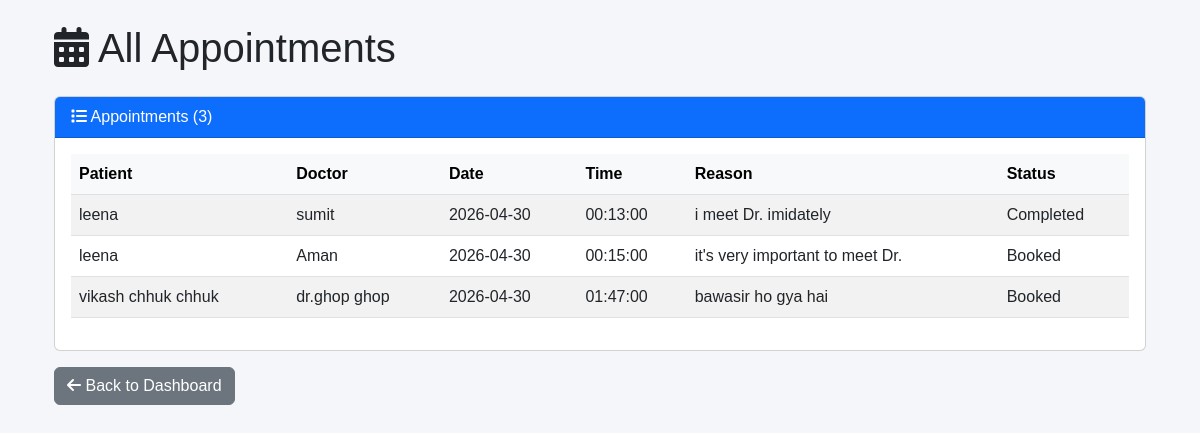
The page /manage-appointments on the database its author committed.
### app/app_models.py (models this page shows, shortened)
class Appointment(db.Model):
    id = db.Column(db.Integer, primary_key=True)
    patient_id = db.Column(db.Integer, db.ForeignKey('patient.id'))
    doctor_id = db.Column(db.Integer, db.ForeignKey('doctor.id'))
    date = db.Column(db.Date)
    time = db.Column(db.Time)
    reason = db.Column(db.Text)
    status = db.Column(db.String(20), default='Booked')
    created_at = db.Column(db.DateTime, default=datetime.utcnow)
    patient = db.relationship('Patient', backref='appointments')
    doctor = db.relationship('Doctor', backref='appointments')
    treatment = db.relationship('Treatment', backref='appointment', uselist=False)

class User(db.Model, UserMixin):
    id = db.Column(db.Integer, primary_key=True)
    name = db.Column(db.String(100), nullable=False)
    email = db.Column(db.String(100), unique=True, nullable=False)
    password = db.Column(db.String(255), nullable=False)
    role = db.Column(db.String(10), nullable=False)
    created_at = db.Column(db.DateTime, default=datetime.utcnow)
    doctor = db.relationship('Doctor', backref='user', uselist=False, cascade='all, delete-orphan')
    patient = db.relationship('Patient', backref='user', uselist=False, cascade='all, delete-orphan')

### app/app_routes.py (the view)
@main.route('/manage-appointments')
def manage_appointments():
    appointments = Appointment.query.all()
    return render_template("admin_appointments.html", appointments=appointments)

### app/templates/admin_appointments.html (shortened to what this page needs)
{% extends "base.html" %}
{% block content %}
<div class="container-fluid mt-4">
    <h1 class="mb-4"><i class="fas fa-calendar-alt"></i> All Appointments</h1>
    {% if appointments %}
    <div class="card">
        <div class="card-header bg-primary text-white">
            <i class="fas fa-list"></i> Appointments ({{ appointments|length }})
        </div>
        <div class="card-body">
            <div class="table-responsive">
                <table class="table table-hover table-striped">
                    <thead class="table-light">
                        <tr>
                            <th>Patient</th>
                            <th>Doctor</th>
                            <th>Date</th>
                            <th>Time</th>
                            <th>Reason</th>
                            <th>Status</th>
                        </tr>
                    </thead>
                    <tbody>
    {% for a in appointments %}
    <tr>
        <td>{{ a.patient.user.name }}</td>
        <td>{{ a.doctor.user.name }}</td>
        <td>{{ a.date }}</td>
        <td>{{ a.time }}</td>
        <td>{{ a.reason or '-' }}</td>
        <td>{{ a.status or 'Pending' }}</td>
    </tr>
    {% endfor %}
</tbody>
                </table>
            </div>
        </div>
    </div>
    {% else %}
    <div class="alert alert-info">
        <i class="fas fa-info-circle"></i> No appointments found.
    </div>
    {% endif %}
    <div class="mt-3">
        <a href="{{ url_for('main.admin_dashboard') }}" class="btn btn-secondary">
            <i class="fas fa-arrow-left"></i> Back to Dashboard
        </a>
    </div>
</div>
{% endblock %}

### app/templates/base.html (shortened to what this page needs)
<!DOCTYPE html>
<html lang="en">
<head>
    <link href="https://cdn.jsdelivr.net/npm/bootstrap@5.3.0/dist/css/bootstrap.min.css" rel="stylesheet">
    <link rel="stylesheet" href="https://cdnjs.cloudflare.com/ajax/libs/font-awesome/6.4.0/css/all.min.css">
</head>
<body>
<div class="container mt-4">
    {% block content %}
    {% endblock %}
</div>
</body>
</html>

### app/templates/base.html (style rules this page uses)
:root { --primary-light: #3b82f6; --text-dark: #1f2937; --text-light: #6b7280; --light-border: #e5e7eb; --light-bg: #f9fafb; }
body { background-color: #f4f6f9; font-family: Arial, sans-serif; }

### rows shown on the page
Appointment: patient.user.name "leena", doctor.user.name "sumit", date "2026-04-30", time "00:13:00", reason "i meet Dr. imidately", status "Completed"
Appointment: patient.user.name "leena", doctor.user.name "Aman", date "2026-04-30", time "00:15:00", reason "it's very important to meet Dr.", status "Booked"
Appointment: patient.user.name "vikash chhuk chhuk", doctor.user.name "dr.ghop ghop", date "2026-04-30", time "01:47:00", reason "bawasir ho gya hai", status "Booked"

### other values the page prints
{{ appointments|length }} "3"
